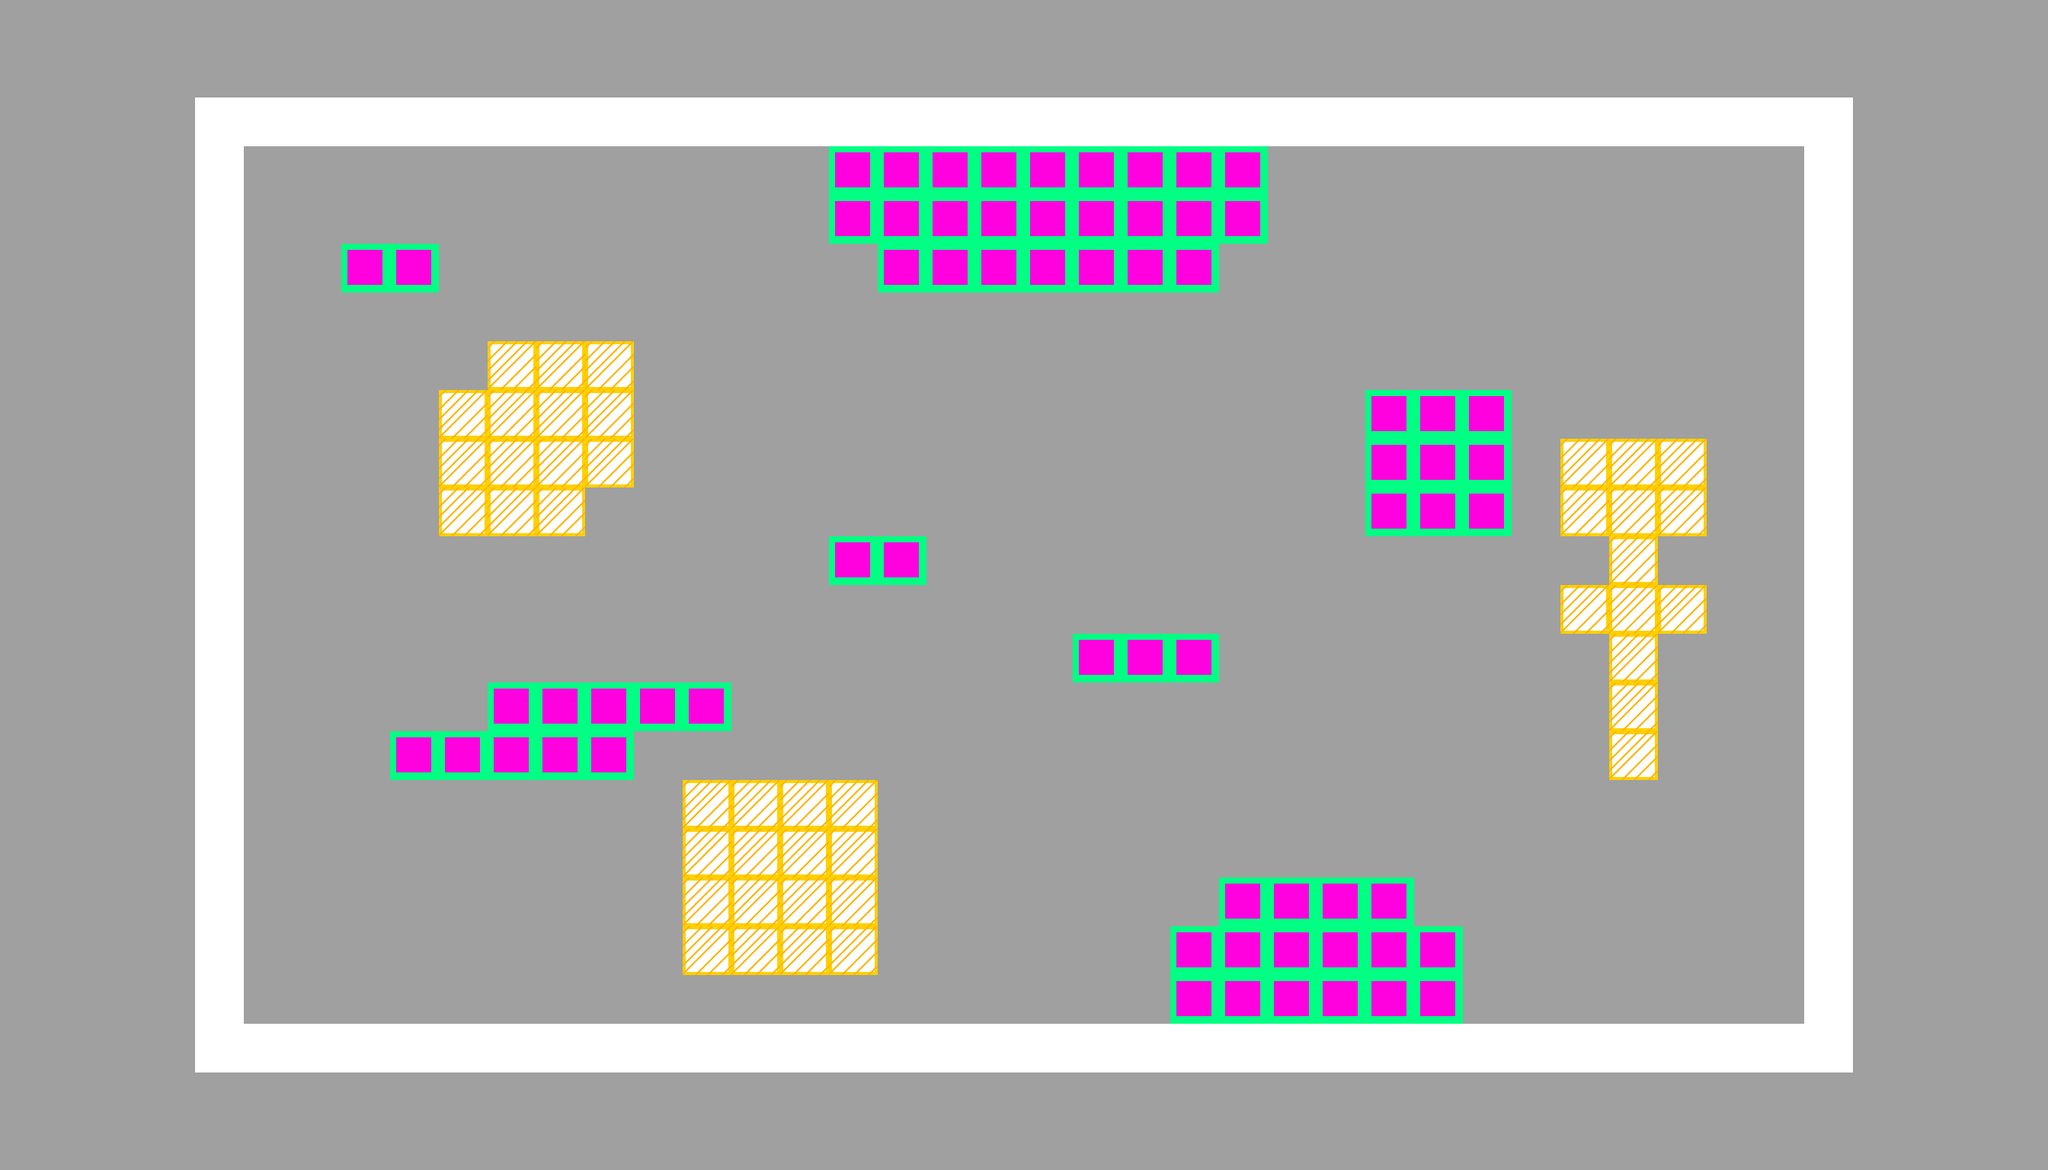

Below is a game level as drawn by its tile map, then a one-line description and the .tmx file that defines it, in full:
An orthogonal 42x24 tile map with 64x64 px tiles, 3 tile layers (fond, ligne blanche, safe) and 2 objects.

<map version="1.5" tiledversion="1.7.2" orientation="orthogonal" renderorder="right-down" width="42" height="24" tilewidth="64" tileheight="64" infinite="0" nextlayerid="14" nextobjectid="59">
 <editorsettings>
  <export target="../gameName/assets/images/map/gym.json" format="json" />
 </editorsettings>
 <tileset firstgid="1" name="proto" tilewidth="64" tileheight="64" tilecount="6" columns="3">
  <image source="../gameName/assets/images/map/tilesetProto.png" width="192" height="128" />
 </tileset>
 <layer id="1" name="fond" width="42" height="24">
  <data encoding="csv">
4,4,4,4,4,4,4,4,4,4,4,4,4,4,4,4,4,4,4,4,4,4,4,4,4,4,4,4,4,4,4,4,4,4,4,4,4,4,4,4,4,4,
4,4,4,4,4,4,4,4,4,4,4,4,4,4,4,4,4,4,4,4,4,4,4,4,4,4,4,4,4,4,4,4,4,4,4,4,4,4,4,4,4,4,
4,4,4,4,4,4,4,4,4,4,4,4,4,4,4,4,4,4,4,4,4,4,4,4,4,4,4,4,4,4,4,4,4,4,4,4,4,4,4,4,4,4,
4,4,4,4,4,4,4,4,4,4,4,4,4,4,4,4,4,4,4,4,4,4,4,4,4,4,4,4,4,4,4,4,4,4,4,4,4,4,4,4,4,4,
4,4,4,4,4,4,4,4,4,4,4,4,4,4,4,4,4,4,4,4,4,4,4,4,4,4,4,4,4,4,4,4,4,4,4,4,4,4,4,4,4,4,
4,4,4,4,4,4,4,4,4,4,4,4,4,4,4,4,4,4,4,4,4,4,4,4,4,4,4,4,4,4,4,4,4,4,4,4,4,4,4,4,4,4,
4,4,4,4,4,4,4,4,4,4,4,4,4,4,4,4,4,4,4,4,4,4,4,4,4,4,4,4,4,4,4,4,4,4,4,4,4,4,4,4,4,4,
4,4,4,4,4,4,4,4,4,4,4,4,4,4,4,4,4,4,4,4,4,4,4,4,4,4,4,4,4,4,4,4,4,4,4,4,4,4,4,4,4,4,
4,4,4,4,4,4,4,4,4,4,4,4,4,4,4,4,4,4,4,4,4,4,4,4,4,4,4,4,4,4,4,4,4,4,4,4,4,4,4,4,4,4,
4,4,4,4,4,4,4,4,4,4,4,4,4,4,4,4,4,4,4,4,4,4,4,4,4,4,4,4,4,4,4,4,4,4,4,4,4,4,4,4,4,4,
4,4,4,4,4,4,4,4,4,4,4,4,4,4,4,4,4,4,4,4,4,4,4,4,4,4,4,4,4,4,4,4,4,4,4,4,4,4,4,4,4,4,
4,4,4,4,4,4,4,4,4,4,4,4,4,4,4,4,4,4,4,4,4,4,4,4,4,4,4,4,4,4,4,4,4,4,4,4,4,4,4,4,4,4,
4,4,4,4,4,4,4,4,4,4,4,4,4,4,4,4,4,4,4,4,4,4,4,4,4,4,4,4,4,4,4,4,4,4,4,4,4,4,4,4,4,4,
4,4,4,4,4,4,4,4,4,4,4,4,4,4,4,4,4,4,4,4,4,4,4,4,4,4,4,4,4,4,4,4,4,4,4,4,4,4,4,4,4,4,
4,4,4,4,4,4,4,4,4,4,4,4,4,4,4,4,4,4,4,4,4,4,4,4,4,4,4,4,4,4,4,4,4,4,4,4,4,4,4,4,4,4,
4,4,4,4,4,4,4,4,4,4,4,4,4,4,4,4,4,4,4,4,4,4,4,4,4,4,4,4,4,4,4,4,4,4,4,4,4,4,4,4,4,4,
4,4,4,4,4,4,4,4,4,4,4,4,4,4,4,4,4,4,4,4,4,4,4,4,4,4,4,4,4,4,4,4,4,4,4,4,4,4,4,4,4,4,
4,4,4,4,4,4,4,4,4,4,4,4,4,4,4,4,4,4,4,4,4,4,4,4,4,4,4,4,4,4,4,4,4,4,4,4,4,4,4,4,4,4,
4,4,4,4,4,4,4,4,4,4,4,4,4,4,4,4,4,4,4,4,4,4,4,4,4,4,4,4,4,4,4,4,4,4,4,4,4,4,4,4,4,4,
4,4,4,4,4,4,4,4,4,4,4,4,4,4,4,4,4,4,4,4,4,4,4,4,4,4,4,4,4,4,4,4,4,4,4,4,4,4,4,4,4,4,
4,4,4,4,4,4,4,4,4,4,4,4,4,4,4,4,4,4,4,4,4,4,4,4,4,4,4,4,4,4,4,4,4,4,4,4,4,4,4,4,4,4,
4,4,4,4,4,4,4,4,4,4,4,4,4,4,4,4,4,4,4,4,4,4,4,4,4,4,4,4,4,4,4,4,4,4,4,4,4,4,4,4,4,4,
4,4,4,4,4,4,4,4,4,4,4,4,4,4,4,4,4,4,4,4,4,4,4,4,4,4,4,4,4,4,4,4,4,4,4,4,4,4,4,4,4,4,
4,4,4,4,4,4,4,4,4,4,4,4,4,4,4,4,4,4,4,4,4,4,4,4,4,4,4,4,4,4,4,4,4,4,4,4,4,4,4,4,4,4
</data>
 </layer>
 <layer id="2" name="ligne blanche" width="42" height="24">
  <data encoding="csv">
0,0,0,0,0,0,0,0,0,0,0,0,0,0,0,0,0,0,0,0,0,0,0,0,0,0,0,0,0,0,0,0,0,0,0,0,0,0,0,0,0,0,
0,0,0,0,0,0,0,0,0,0,0,0,0,0,0,0,0,0,0,0,0,0,0,0,0,0,0,0,0,0,0,0,0,0,0,0,0,0,0,0,0,0,
0,0,0,0,5,5,5,5,5,5,5,5,5,5,5,5,5,5,5,5,5,5,5,5,5,5,5,5,5,5,5,5,5,5,5,5,5,5,0,0,0,0,
0,0,0,0,5,0,0,0,0,0,0,0,0,0,0,0,0,3,3,3,3,3,3,3,3,3,0,0,0,0,0,0,0,0,0,0,0,5,0,0,0,0,
0,0,0,0,5,0,0,0,0,0,0,0,0,0,0,0,0,3,3,3,3,3,3,3,3,3,0,0,0,0,0,0,0,0,0,0,0,5,0,0,0,0,
0,0,0,0,5,0,0,3,3,0,0,0,0,0,0,0,0,0,3,3,3,3,3,3,3,0,0,0,0,0,0,0,0,0,0,0,0,5,0,0,0,0,
0,0,0,0,5,0,0,0,0,0,0,0,0,0,0,0,0,0,0,0,0,0,0,0,0,0,0,0,0,0,0,0,0,0,0,0,0,5,0,0,0,0,
0,0,0,0,5,0,0,0,0,0,0,0,0,0,0,0,0,0,0,0,0,0,0,0,0,0,0,0,0,0,0,0,0,0,0,0,0,5,0,0,0,0,
0,0,0,0,5,0,0,0,0,0,0,0,0,0,0,0,0,0,0,0,0,0,0,0,0,0,0,0,3,3,3,0,0,0,0,0,0,5,0,0,0,0,
0,0,0,0,5,0,0,0,0,0,0,0,0,0,0,0,0,0,0,0,0,0,0,0,0,0,0,0,3,3,3,0,0,0,0,0,0,5,0,0,0,0,
0,0,0,0,5,0,0,0,0,0,0,0,0,0,0,0,0,0,0,0,0,0,0,0,0,0,0,0,3,3,3,0,0,0,0,0,0,5,0,0,0,0,
0,0,0,0,5,0,0,0,0,0,0,0,0,0,0,0,0,3,3,0,0,0,0,0,0,0,0,0,0,0,0,0,0,0,0,0,0,5,0,0,0,0,
0,0,0,0,5,0,0,0,0,0,0,0,0,0,0,0,0,0,0,0,0,0,0,0,0,0,0,0,0,0,0,0,0,0,0,0,0,5,0,0,0,0,
0,0,0,0,5,0,0,0,0,0,0,0,0,0,0,0,0,0,0,0,0,0,3,3,3,0,0,0,0,0,0,0,0,0,0,0,0,5,0,0,0,0,
0,0,0,0,5,0,0,0,0,0,3,3,3,3,3,0,0,0,0,0,0,0,0,0,0,0,0,0,0,0,0,0,0,0,0,0,0,5,0,0,0,0,
0,0,0,0,5,0,0,0,3,3,3,3,3,0,0,0,0,0,0,0,0,0,0,0,0,0,0,0,0,0,0,0,0,0,0,0,0,5,0,0,0,0,
0,0,0,0,5,0,0,0,0,0,0,0,0,0,0,0,0,0,0,0,0,0,0,0,0,0,0,0,0,0,0,0,0,0,0,0,0,5,0,0,0,0,
0,0,0,0,5,0,0,0,0,0,0,0,0,0,0,0,0,0,0,0,0,0,0,0,0,0,0,0,0,0,0,0,0,0,0,0,0,5,0,0,0,0,
0,0,0,0,5,0,0,0,0,0,0,0,0,0,0,0,0,0,0,0,0,0,0,0,0,3,3,3,3,0,0,0,0,0,0,0,0,5,0,0,0,0,
0,0,0,0,5,0,0,0,0,0,0,0,0,0,0,0,0,0,0,0,0,0,0,0,3,3,3,3,3,3,0,0,0,0,0,0,0,5,0,0,0,0,
0,0,0,0,5,0,0,0,0,0,0,0,0,0,0,0,0,0,0,0,0,0,0,0,3,3,3,3,3,3,0,0,0,0,0,0,0,5,0,0,0,0,
0,0,0,0,5,5,5,5,5,5,5,5,5,5,5,5,5,5,5,5,5,5,5,5,5,5,5,5,5,5,5,5,5,5,5,5,5,5,0,0,0,0,
0,0,0,0,0,0,0,0,0,0,0,0,0,0,0,0,0,0,0,0,0,0,0,0,0,0,0,0,0,0,0,0,0,0,0,0,0,0,0,0,0,0,
0,0,0,0,0,0,0,0,0,0,0,0,0,0,0,0,0,0,0,0,0,0,0,0,0,0,0,0,0,0,0,0,0,0,0,0,0,0,0,0,0,0
</data>
 </layer>
 <layer id="13" name="safe" width="42" height="24">
  <data encoding="csv">
0,0,0,0,0,0,0,0,0,0,0,0,0,0,0,0,0,0,0,0,0,0,0,0,0,0,0,0,0,0,0,0,0,0,0,0,0,0,0,0,0,0,
0,0,0,0,0,0,0,0,0,0,0,0,0,0,0,0,0,0,0,0,0,0,0,0,0,0,0,0,0,0,0,0,0,0,0,0,0,0,0,0,0,0,
0,0,0,0,0,0,0,0,0,0,0,0,0,0,0,0,0,0,0,0,0,0,0,0,0,0,0,0,0,0,0,0,0,0,0,0,0,0,0,0,0,0,
0,0,0,0,0,0,0,0,0,0,0,0,0,0,0,0,0,0,0,0,0,0,0,0,0,0,0,0,0,0,0,0,0,0,0,0,0,0,0,0,0,0,
0,0,0,0,0,0,0,0,0,0,0,0,0,0,0,0,0,0,0,0,0,0,0,0,0,0,0,0,0,0,0,0,0,0,0,0,0,0,0,0,0,0,
0,0,0,0,0,0,0,0,0,0,0,0,0,0,0,0,0,0,0,0,0,0,0,0,0,0,0,0,0,0,0,0,0,0,0,0,0,0,0,0,0,0,
0,0,0,0,0,0,0,0,0,0,0,0,0,0,0,0,0,0,0,0,0,0,0,0,0,0,0,0,0,0,0,0,0,0,0,0,0,0,0,0,0,0,
0,0,0,0,0,0,0,0,0,0,1,1,1,0,0,0,0,0,0,0,0,0,0,0,0,0,0,0,0,0,0,0,0,0,0,0,0,0,0,0,0,0,
0,0,0,0,0,0,0,0,0,1,1,1,1,0,0,0,0,0,0,0,0,0,0,0,0,0,0,0,0,0,0,0,0,0,0,0,0,0,0,0,0,0,
0,0,0,0,0,0,0,0,0,1,1,1,1,0,0,0,0,0,0,0,0,0,0,0,0,0,0,0,0,0,0,0,1,1,1,0,0,0,0,0,0,0,
0,0,0,0,0,0,0,0,0,1,1,1,0,0,0,0,0,0,0,0,0,0,0,0,0,0,0,0,0,0,0,0,1,1,1,0,0,0,0,0,0,0,
0,0,0,0,0,0,0,0,0,0,0,0,0,0,0,0,0,0,0,0,0,0,0,0,0,0,0,0,0,0,0,0,0,1,0,0,0,0,0,0,0,0,
0,0,0,0,0,0,0,0,0,0,0,0,0,0,0,0,0,0,0,0,0,0,0,0,0,0,0,0,0,0,0,0,1,1,1,0,0,0,0,0,0,0,
0,0,0,0,0,0,0,0,0,0,0,0,0,0,0,0,0,0,0,0,0,0,0,0,0,0,0,0,0,0,0,0,0,1,0,0,0,0,0,0,0,0,
0,0,0,0,0,0,0,0,0,0,0,0,0,0,0,0,0,0,0,0,0,0,0,0,0,0,0,0,0,0,0,0,0,1,0,0,0,0,0,0,0,0,
0,0,0,0,0,0,0,0,0,0,0,0,0,0,0,0,0,0,0,0,0,0,0,0,0,0,0,0,0,0,0,0,0,1,0,0,0,0,0,0,0,0,
0,0,0,0,0,0,0,0,0,0,0,0,0,0,1,1,1,1,0,0,0,0,0,0,0,0,0,0,0,0,0,0,0,0,0,0,0,0,0,0,0,0,
0,0,0,0,0,0,0,0,0,0,0,0,0,0,1,1,1,1,0,0,0,0,0,0,0,0,0,0,0,0,0,0,0,0,0,0,0,0,0,0,0,0,
0,0,0,0,0,0,0,0,0,0,0,0,0,0,1,1,1,1,0,0,0,0,0,0,0,0,0,0,0,0,0,0,0,0,0,0,0,0,0,0,0,0,
0,0,0,0,0,0,0,0,0,0,0,0,0,0,1,1,1,1,0,0,0,0,0,0,0,0,0,0,0,0,0,0,0,0,0,0,0,0,0,0,0,0,
0,0,0,0,0,0,0,0,0,0,0,0,0,0,0,0,0,0,0,0,0,0,0,0,0,0,0,0,0,0,0,0,0,0,0,0,0,0,0,0,0,0,
0,0,0,0,0,0,0,0,0,0,0,0,0,0,0,0,0,0,0,0,0,0,0,0,0,0,0,0,0,0,0,0,0,0,0,0,0,0,0,0,0,0,
0,0,0,0,0,0,0,0,0,0,0,0,0,0,0,0,0,0,0,0,0,0,0,0,0,0,0,0,0,0,0,0,0,0,0,0,0,0,0,0,0,0,
0,0,0,0,0,0,0,0,0,0,0,0,0,0,0,0,0,0,0,0,0,0,0,0,0,0,0,0,0,0,0,0,0,0,0,0,0,0,0,0,0,0
</data>
 </layer>
 <objectgroup id="5" name="spawns">
  <object id="1" x="1920" y="1088" width="64" height="64" />
  <object id="2" x="704" y="384" width="64" height="64" />
 </objectgroup>
</map>
